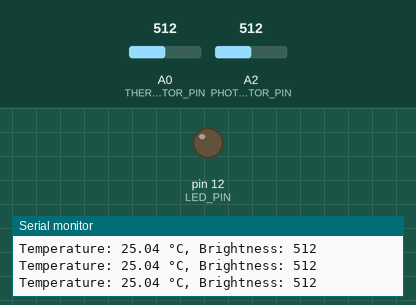
A sketch run on a simulated Arduino Uno, built with avr-gcc and run on an emulated ATmega328P. Parts: output pins drawn as LEDs (lit = HIGH), the last lines printed to the serial monitor. Dashed ring = blinking. Inputs (shaded band) come from the test bench; at power-on: A0 (THERMISTOR_PIN) = 512, A2 (PHOTORESISTOR_PIN) = 512.

Above: at 1.3 s.
1.4 s: A0 (THERMISTOR_PIN) set to 741
2.9 s: A0 (THERMISTOR_PIN) set to 770
At 3.05 s:
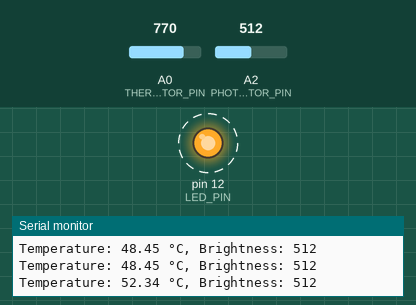
5.9 s: A0 (THERMISTOR_PIN) set to 716
At 6.6 s:
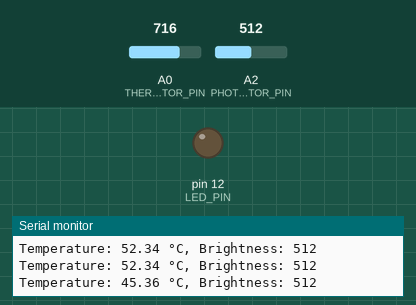
7.4 s: A0 (THERMISTOR_PIN) set to 900
At 8.0 s:
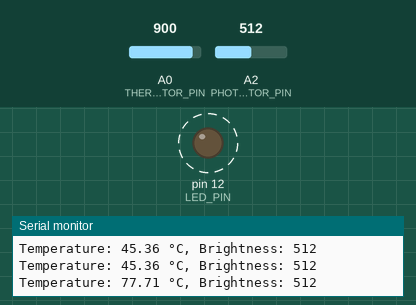
Timing chart, 0 to 11.4 s (numbered marks = the images above; inputs shaded):
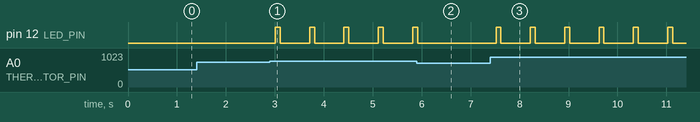

The sketch:

fire_sensor_simulation.ino
```cpp
#include <math.h> //to provide right celsius format

//pins using #define
#define THERMISTOR_PIN A0
#define PHOTORESISTOR_PIN A2
#define LED_PIN 12

//threshold
const int TEMP_THRESHOLD = 50;
const int BRIGHTNESS_THRESHOLD = 220;

//thermistor calculation
const float BETA = 3950;
const float ROOM_TEMP_RESISTANCE = 10000;
const float SERIES_RESISTOR = 10000;

//temperature
float readTemperature() {
  int analogValue = analogRead(THERMISTOR_PIN);

  // Convert the analog value to resistance of the thermistor
  float resistance = SERIES_RESISTOR * (1023.0 / analogValue - 1);

  // Convert the resistance to temperature using the BETA parameter
  float temperature = 1 / (log(resistance / ROOM_TEMP_RESISTANCE) / BETA + 1 / 298.15) - 273.15;

  return temperature;
}

//brightness
int readBrightness() {
  return analogRead(PHOTORESISTOR_PIN);
}

void setup() {
  pinMode(LED_PIN, OUTPUT);
  Serial.begin(9600);
}

void loop() {
  float temperature = readTemperature();
  int brightness = readBrightness();

  //print
  Serial.print("Temperature: ");
  Serial.print(temperature);
  Serial.print(" °C, Brightness: ");
  Serial.println(brightness);

  //limit checker
  if (temperature >= TEMP_THRESHOLD && brightness >= BRIGHTNESS_THRESHOLD) {
    //when fire is detected
    digitalWrite(LED_PIN, HIGH);
    delay(100);
    digitalWrite(LED_PIN, LOW);
    delay(100);
  } else {
    //when no fire is detected
    digitalWrite(LED_PIN, LOW);
  }

  delay(500);
}
```

Measured:
- the behaviour switches between 752 and 753 on A0 (THERMISTOR_PIN) (found by bisection; images 0 and 1)
- after the input at 2.9 s, pin 12 (LED_PIN): alternates HIGH for 0.10 s and LOW for 0.60 s, starting after 0.11 s
- after the input at 5.9 s, pin 12 (LED_PIN): goes on until 5.9 s, then stays LOW
- after the input at 7.4 s, pin 12 (LED_PIN): alternates HIGH for 0.10 s and LOW for 0.60 s, starting after 0.12 s
